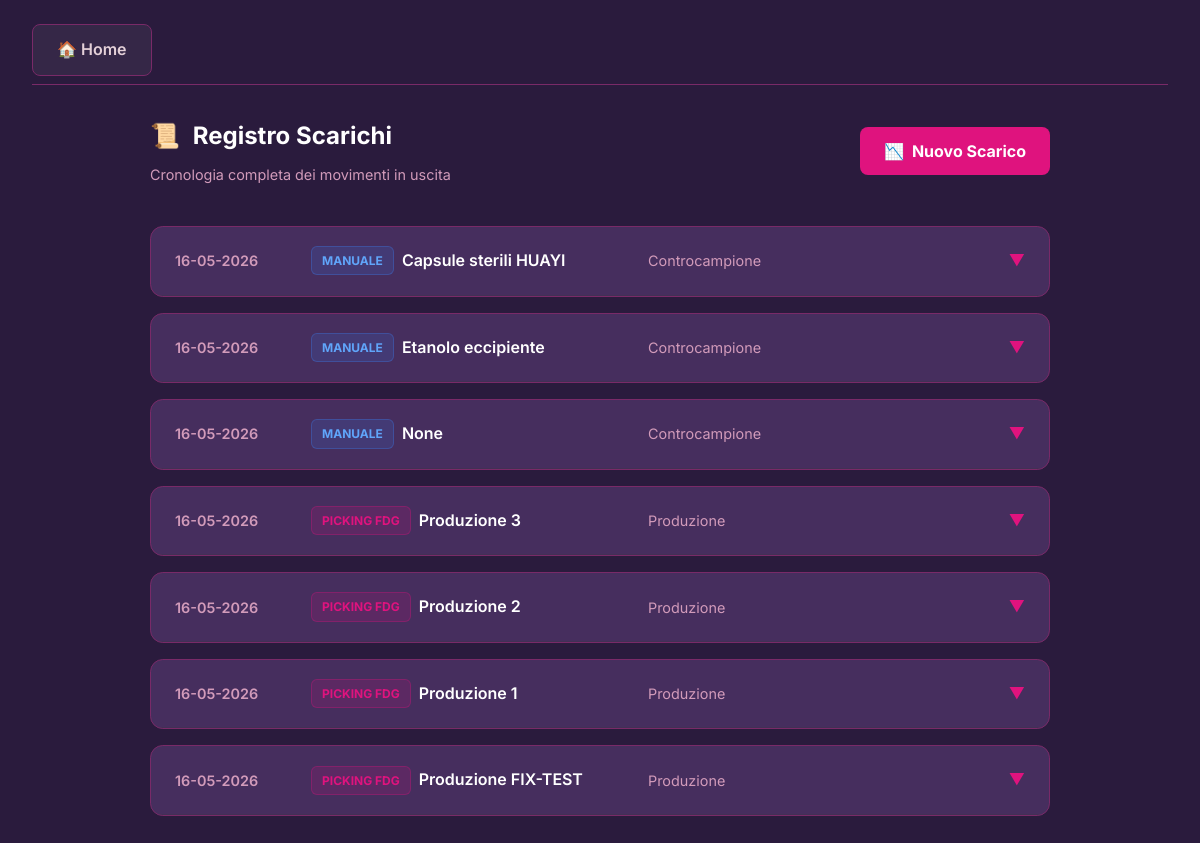
Page /storico_scarichi on the committed database.
### tables this page shows
CREATE TABLE Scarichi (
    id INTEGER PRIMARY KEY AUTOINCREMENT,
    data TEXT,
    lotto_interno TEXT,
    causale TEXT,
    lotto_prod TEXT,
    quantita FLOAT,
    operatore TEXT,
    materiale_codice TEXT,
    controcampione_lotto TEXT, data_ultimo_utilizzo TEXT,
    FOREIGN KEY (lotto_interno) REFERENCES Lotti_Interni(lotto_interno),
    FOREIGN KEY (materiale_codice) REFERENCES Elenco_MP(codice)
);

CREATE TABLE Elenco_MP (
            codice TEXT PRIMARY KEY,
            nome_mp TEXT,
            nome_file TEXT,
            unita_misura TEXT,
            nome_etichetta TEXT,
            uso TEXT,
            codice_fornitore TEXT,
            controcampione TEXT,
            distribuzione TEXT
        , scorta_minima FLOAT DEFAULT 0, ordine_magazzino INTEGER DEFAULT 999, categoria_magazzino TEXT);

### app.py (the view)
@app.route('/storico_scarichi')
def storico_scarichi():
    conn = get_db_connection()
    scarichi_rows = conn.execute('''
        SELECT S.*, M.nome_mp, L.data_scadenza
        FROM Scarichi S
        LEFT JOIN Elenco_MP M ON S.materiale_codice = M.codice
        LEFT JOIN Lotti_Interni L ON S.lotto_interno = L.lotto_interno
        ORDER BY S.data DESC, S.id DESC
    ''').fetchall()
    grouped_list = []
    fdg_groups = {}
    for row in scarichi_rows:
        r = dict(row)
        if r['lotto_prod']:
            key = (r['data'], r['lotto_prod'])
            if key not in fdg_groups:
                fdg_groups[key] = {
                    'id': f"fdg_{r['lotto_prod']}_{r['data'].replace('-', '')}",
                    'data': r['data'],
                    'operatore': r['operatore'],
                    'lotto_prod': r['lotto_prod'],
                    'causale': r['causale'],
                    'tipologia': 'Picking FDG',
                    'materiale_nome': f"Produzione {r['lotto_prod']}",
                    'dettagli': []
                }
            fdg_groups[key]['dettagli'].append(r)
        else:
            grouped_list.append({
                'id': f"man_{r['id']}",
                'data': r['data'],
                'operatore': r['operatore'],
                'lotto_prod': None,
                'causale': r['causale'],
                'tipologia': 'Manuale',
                'materiale_nome': r['nome_mp'],
                'dettagli': [r]
            })
    for group in fdg_groups.values():
        grouped_list.append(group)
    grouped_list.sort(key=lambda x: x['data'], reverse=True)
    conn.close()
    return render_template('storico_scarichi.html', scarichi=grouped_list)

### app.py (called while the page is built)
def get_db_connection():
    conn = sqlite3.connect(DB_PATH)
    conn.row_factory = sqlite3.Row
    return conn

@app.template_filter('format_date')
def format_date_filter(value):
    if not value or value == '-':
        return "-"
    try:
        dt = datetime.strptime(str(value), '%Y-%m-%d')
        return dt.strftime('%d-%m-%Y')
    except:
        return value

### templates/storico_scarichi.html (shortened to what this page needs)
{% extends 'base.html' %}
{% block content %}
<div class="history-container">
    <div style="display: flex; justify-content: space-between; align-items: center; margin-bottom: 2.5rem;">
        <div>
            <h2 style="margin-bottom: 0.5rem; display: flex; align-items: center; gap: 0.8rem;">
                <span style="color: var(--accent-color);">📜</span> Registro Scarichi
            </h2>
            <p style="color: var(--text-secondary); font-size: 0.9rem;">Cronologia completa dei movimenti in uscita</p>
        </div>
        <a href="{{ url_for('scarico_manuale') }}" class="btn-new">
            <span>📉</span> Nuovo Scarico
        </a>
    </div>
    {% for group in scarichi %}
    <div class="history-card" id="{{ group.id }}" onclick="toggleDetails(this)">
        <div class="card-header">
            <div class="card-date">{{ group.data | format_date }}</div>
            <div class="card-type">
                <span class="type-badge {{ 'badge-man' if group.tipologia == 'Manuale' else 'badge-fdg' }}">
                    {{ group.tipologia }}
                </span>
                <span style="font-weight: 600; color: white;">{{ group.materiale_nome }}</span>
            </div>
            <div class="card-causale">{{ group.causale }}</div>
            <div class="card-arrow">▼</div>
        </div>
        <div class="card-details">
        </div>
    </div>
    {% endfor %}
</div>
{% endblock %}

### templates/base.html (shortened to what this page needs)
<!DOCTYPE html>
<html lang="it">
<head>
    <link rel="stylesheet" href="{{ url_for('static', filename='css/style.css') }}">
</head>
<body>
    <div class="container">
        <header>
            <div class="header-left">
                <a href="{{ url_for('index') }}" class="btn btn-home">🏠 Home</a>
            </div>
        </header>
        <main>
            {% block content %}{% endblock %}
        </main>
    </div>
</body>
</html>

### static/css/style.css (style rules this page uses)
:root { --bg-dark: #2a1b3d; --card-bg: #462e5e; --accent-color: #df137e; --primary-color: #792a68; --text-primary: #ffffff; --text-secondary: #d29bba; --text-pale: #e4d0d8; --border-color: #792a68; --muted-color: #6b5955; --success: #10b981; --warning: #f59e0b; --danger: #ef4444; --gradient: linear-gradient(135deg, #792a68 0%, #b32174 50%, #df137e 100%); }
* { margin: 0; padding: 0; box-sizing: border-box; font-family: 'Inter', -apple-system, sans-serif; }
body { background-color: var(--bg-dark); color: var(--text-primary); line-height: 1.6; }
.container { max-width: 1200px; margin: 0 auto; padding: 1rem 2rem; }
header { display: flex; justify-content: space-between; align-items: center; padding: 0.5rem 0; margin-bottom: 1rem; border-bottom: 1px solid var(--border-color); }
.header-left { display: flex; align-items: center; gap: 1.5rem; }
.btn { display: inline-block; padding: 0.75rem 1.5rem; border-radius: 0.5rem; font-weight: 600; text-decoration: none; transition: all 0.3s ease; cursor: pointer; border: none; text-align: center; }
.btn-home { background: rgba(255, 255, 255, 0.05); color: var(--text-pale); border: 1px solid var(--border-color); }

### templates/storico_scarichi.html (style rules this page uses)
.history-container { max-width: 900px; margin: 2rem auto; }
.history-card { background: var(--card-bg); border: 1px solid var(--border-color); border-radius: 0.8rem; margin-bottom: 1rem; overflow: hidden; transition: all 0.3s cubic-bezier(0.4, 0, 0.2, 1); cursor: pointer; }
.card-header { padding: 1.2rem 1.5rem; display: grid; grid-template-columns: 120px 1fr 1fr 40px; align-items: center; gap: 1rem; }
.card-date { font-weight: 600; color: var(--text-secondary); font-size: 0.9rem; }
.card-type { display: flex; align-items: center; gap: 0.5rem; }
.type-badge { padding: 4px 10px; border-radius: 6px; font-size: 0.75rem; font-weight: bold; text-transform: uppercase; }
.badge-man { background: rgba(59, 130, 246, 0.15); color: #60a5fa; border: 1px solid rgba(59, 130, 246, 0.3); }
.badge-fdg { background: rgba(223, 19, 126, 0.15); color: #df137e; border: 1px solid rgba(223, 19, 126, 0.3); }
.card-causale { color: var(--text-secondary); font-size: 0.9rem; }
.card-arrow { text-align: right; transition: transform 0.3s; color: var(--accent-color); }
.card-details { max-height: 0; overflow: hidden; transition: max-height 0.3s ease-out; background: rgba(0,0,0,0.2); border-top: 1px solid rgba(255,255,255,0.05); }
.btn-new { background: var(--accent-color); color: white; padding: 0.7rem 1.5rem; border-radius: 0.5rem; text-decoration: none; font-weight: bold; display: inline-flex; align-items: center; gap: 0.5rem; transition: all 0.2s; }

### rows in the picture
Scarichi: data "16-05-2026", tipologia "MANUALE", materiale_nome "Capsule sterili HUAYI", causale "Controcampione"
Scarichi: data "16-05-2026", tipologia "MANUALE", materiale_nome "Etanolo eccipiente", causale "Controcampione"
Scarichi: data "16-05-2026", tipologia "MANUALE", materiale_nome "None", causale "Controcampione"
Scarichi: data "16-05-2026", tipologia "PICKING FDG", materiale_nome "Produzione 3", causale "Produzione"
Scarichi: data "16-05-2026", tipologia "PICKING FDG", materiale_nome "Produzione 2", causale "Produzione"
Scarichi: data "16-05-2026", tipologia "PICKING FDG", materiale_nome "Produzione 1", causale "Produzione"
Scarichi: data "16-05-2026", tipologia "PICKING FDG", materiale_nome "Produzione FIX-TEST", causale "Produzione"
